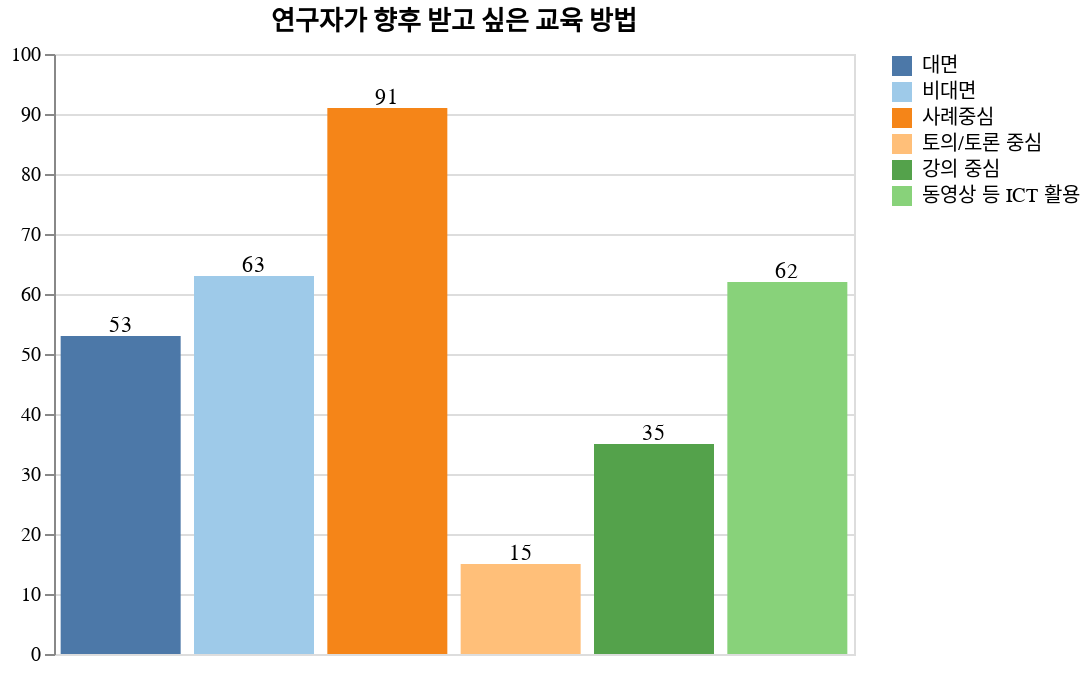

Notebook source saved alongside this figure:
### Code cell
# 
# 바. 연구자가 향후 받고 싶은 교육 방법
# 

map = ["대면", "비대면", "사례중심", "토의/토론 중심", "강의 중심", "동영상 등 ICT 활용", "기타"]

future_method = df.select([
    pl.col("Q13_1").value_counts().sort().struct[1].alias(map[0]),
    pl.col("Q13_2").value_counts().sort().struct[1].alias(map[1]),
    pl.col("Q13_3").value_counts().sort().struct[1].alias(map[2]),
    pl.col("Q13_4").value_counts().sort().struct[1].alias(map[3]),
    pl.col("Q13_5").value_counts().sort().struct[1].alias(map[4]),
    pl.col("Q13_6").value_counts().sort().struct[1].alias(map[5]),
    # pl.col("Q13_7").value_counts().sort().struct[1].alias(map[6]),
])[1]

future_method.write_csv("figure/3/바_연구자가_향후_받고_싶은_교육_방법.csv")
print(future_method)

bar = draw_bar_plot(future_method.transpose(include_header=True), "column", "column_0", "연구자가 향후 받고 싶은 교육 방법", map)
bar.save("figure/3/바_연구자가_향후_받고_싶은_교육_방법.png")
bar.show()

### Figure 1 — Vega-Lite specification as saved in the notebook (floating-point values rounded to 4 significant figures)
{"config": {"view": {"continuousWidth": 300, "continuousHeight": 300}}, "layer": [{"mark": {"type": "bar"}, "encoding": {"color": {"field": "column", "scale": {"scheme": "tableau20"}, "sort": ["대면", "비대면", "사례중심", "토의/토론 중심", "강의 중심", "동영상 등 ICT 활용", "기타"], "title": null, "type": "nominal"}, "tooltip": [], "x": {"axis": null, "field": "column", "sort": ["대면", "비대면", "사례중심", "토의/토론 중심", "강의 중심", "동영상 등 ICT 활용", "기타"], "title": null, "type": "nominal"}, "y": {"field": "column_0", "title": null, "type": "quantitative"}}, "name": "view_95", "title": "연구자가 향후 받고 싶은 교육 방법"}, {"mark": {"type": "text", "align": "center", "baseline": "bottom"}, "encoding": {"color": {"value": "black"}, "text": {"field": "column_0", "type": "quantitative"}, "tooltip": [], "x": {"field": "column", "sort": ["대면", "비대면", "사례중심", "토의/토론 중심", "강의 중심", "동영상 등 ICT 활용", "기타"], "type": "nominal"}, "y": {"field": "column_0", "type": "quantitative"}}, "title": "연구자가 향후 받고 싶은 교육 방법"}], "data": {"name": "data-5b6077b8e1879aab0e9ac29b19727d5c"}, "params": [{"name": "param_95", "select": {"type": "interval", "encodings": ["x", "y"]}, "bind": "scales", "views": ["view_95"]}], "width": 400, "$schema": "https://vega.github.io/schema/vega-lite/v5.20.1.json", "datasets": {"data-5b6077b8e1879aab0e9ac29b19727d5c": [{"column": "대면", "column_0": 53}, {"column": "비대면", "column_0": 63}, {"column": "사례중심", "column_0": 91}, {"column": "토의/토론 중심", "column_0": 15}, {"column": "강의 중심", "column_0": 35}, {"column": "동영상 등 ICT 활용", "column_0": 62}]}}
